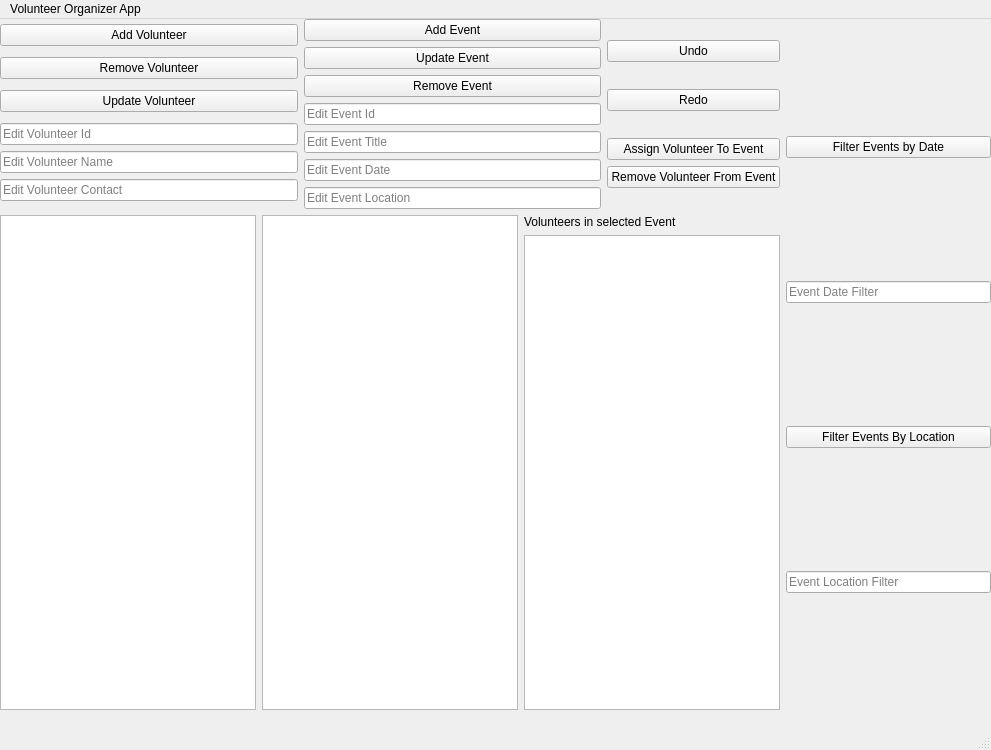
<?xml version="1.0" encoding="UTF-8"?>
<ui version="4.0">
 <class>MainWindow</class>
 <widget class="QMainWindow" name="MainWindow">
  <property name="geometry">
   <rect>
    <x>0</x>
    <y>0</y>
    <width>991</width>
    <height>750</height>
   </rect>
  </property>
  <property name="windowTitle">
   <string>MainWindow</string>
  </property>
  <widget class="QWidget" name="centralwidget">
   <widget class="QWidget" name="horizontalLayoutWidget_3">
    <property name="geometry">
     <rect>
      <x>0</x>
      <y>0</y>
      <width>991</width>
      <height>691</height>
     </rect>
    </property>
    <layout class="QHBoxLayout" name="horizontalLayout_4">
     <item>
      <layout class="QVBoxLayout" name="verticalLayout_9">
       <item>
        <layout class="QHBoxLayout" name="horizontalLayout_3">
         <item>
          <layout class="QVBoxLayout" name="verticalLayout">
           <item>
            <widget class="QPushButton" name="addVolunteerButton">
             <property name="text">
              <string>Add Volunteer</string>
             </property>
            </widget>
           </item>
           <item>
            <widget class="QPushButton" name="removeVolunteerButton">
             <property name="text">
              <string>Remove Volunteer</string>
             </property>
            </widget>
           </item>
           <item>
            <widget class="QPushButton" name="updateVolunteerButton">
             <property name="text">
              <string>Update Volunteer</string>
             </property>
            </widget>
           </item>
           <item>
            <layout class="QVBoxLayout" name="verticalLayout_2">
             <item>
              <widget class="QLineEdit" name="volunteerIdLineEdit">
               <property name="text">
                <string/>
               </property>
               <property name="placeholderText">
                <string>Edit Volunteer Id</string>
               </property>
              </widget>
             </item>
             <item>
              <widget class="QLineEdit" name="volunteerNameLineEdit">
               <property name="text">
                <string/>
               </property>
               <property name="placeholderText">
                <string>Edit Volunteer Name</string>
               </property>
              </widget>
             </item>
             <item>
              <widget class="QLineEdit" name="volunteerContactLineEdit">
               <property name="text">
                <string/>
               </property>
               <property name="placeholderText">
                <string>Edit Volunteer Contact</string>
               </property>
              </widget>
             </item>
            </layout>
           </item>
          </layout>
         </item>
         <item>
          <layout class="QVBoxLayout" name="verticalLayout_4">
           <item>
            <widget class="QPushButton" name="addEventButton">
             <property name="text">
              <string>Add Event</string>
             </property>
            </widget>
           </item>
           <item>
            <widget class="QPushButton" name="updateEventButton">
             <property name="text">
              <string>Update Event</string>
             </property>
            </widget>
           </item>
           <item>
            <widget class="QPushButton" name="removeEventButton">
             <property name="text">
              <string>Remove Event</string>
             </property>
            </widget>
           </item>
           <item>
            <layout class="QVBoxLayout" name="verticalLayout_3">
             <item>
              <widget class="QLineEdit" name="eventIdLineEdit">
               <property name="text">
                <string/>
               </property>
               <property name="placeholderText">
                <string>Edit Event Id</string>
               </property>
              </widget>
             </item>
             <item>
              <widget class="QLineEdit" name="eventTitleLineEdit">
               <property name="text">
                <string/>
               </property>
               <property name="placeholderText">
                <string>Edit Event Title</string>
               </property>
              </widget>
             </item>
             <item>
              <widget class="QLineEdit" name="eventDateLineEdit">
               <property name="text">
                <string/>
               </property>
               <property name="placeholderText">
                <string>Edit Event Date</string>
               </property>
              </widget>
             </item>
             <item>
              <widget class="QLineEdit" name="eventLocationLineEdit">
               <property name="text">
                <string/>
               </property>
               <property name="placeholderText">
                <string>Edit Event Location</string>
               </property>
              </widget>
             </item>
            </layout>
           </item>
          </layout>
         </item>
         <item>
          <layout class="QVBoxLayout" name="verticalLayout_5">
           <item>
            <widget class="QPushButton" name="undoButton">
             <property name="text">
              <string>Undo</string>
             </property>
            </widget>
           </item>
           <item>
            <widget class="QPushButton" name="redoButton">
             <property name="text">
              <string>Redo</string>
             </property>
            </widget>
           </item>
           <item>
            <layout class="QVBoxLayout" name="verticalLayout_6">
             <item>
              <widget class="QPushButton" name="assignVolunteerToEventButton">
               <property name="text">
                <string>Assign Volunteer To Event</string>
               </property>
              </widget>
             </item>
             <item>
              <widget class="QPushButton" name="removeVolunteerFromEventButton">
               <property name="text">
                <string>Remove Volunteer From Event</string>
               </property>
              </widget>
             </item>
            </layout>
           </item>
          </layout>
         </item>
        </layout>
       </item>
       <item>
        <layout class="QHBoxLayout" name="horizontalLayout_2">
         <item>
          <widget class="QListWidget" name="volunteerListWidget"/>
         </item>
         <item>
          <widget class="QListWidget" name="eventListWidget"/>
         </item>
         <item>
          <layout class="QVBoxLayout" name="verticalLayout_7">
           <item>
            <widget class="QLabel" name="label">
             <property name="text">
              <string>Volunteers in selected Event</string>
             </property>
            </widget>
           </item>
           <item>
            <widget class="QListWidget" name="volunteersInEventListWidget"/>
           </item>
          </layout>
         </item>
        </layout>
       </item>
      </layout>
     </item>
     <item>
      <layout class="QVBoxLayout" name="verticalLayout_8">
       <item>
        <widget class="QPushButton" name="filterEventsByDateButton">
         <property name="text">
          <string>Filter Events by Date</string>
         </property>
        </widget>
       </item>
       <item>
        <widget class="QLineEdit" name="eventDateFilterLineEdit">
         <property name="placeholderText">
          <string>Event Date Filter</string>
         </property>
        </widget>
       </item>
       <item>
        <widget class="QPushButton" name="filterEventsByLocationButton">
         <property name="text">
          <string>Filter Events By Location</string>
         </property>
        </widget>
       </item>
       <item>
        <widget class="QLineEdit" name="eventLocationFilterLineEdit">
         <property name="placeholderText">
          <string>Event Location Filter</string>
         </property>
        </widget>
       </item>
      </layout>
     </item>
    </layout>
   </widget>
  </widget>
  <widget class="QMenuBar" name="menubar">
   <property name="geometry">
    <rect>
     <x>0</x>
     <y>0</y>
     <width>991</width>
     <height>33</height>
    </rect>
   </property>
   <widget class="QMenu" name="menuVolunteer_Organizer_App">
    <property name="title">
     <string>Volunteer Organizer App</string>
    </property>
   </widget>
   <addaction name="menuVolunteer_Organizer_App"/>
  </widget>
  <widget class="QStatusBar" name="statusbar"/>
 </widget>
 <resources/>
 <connections/>
</ui>
